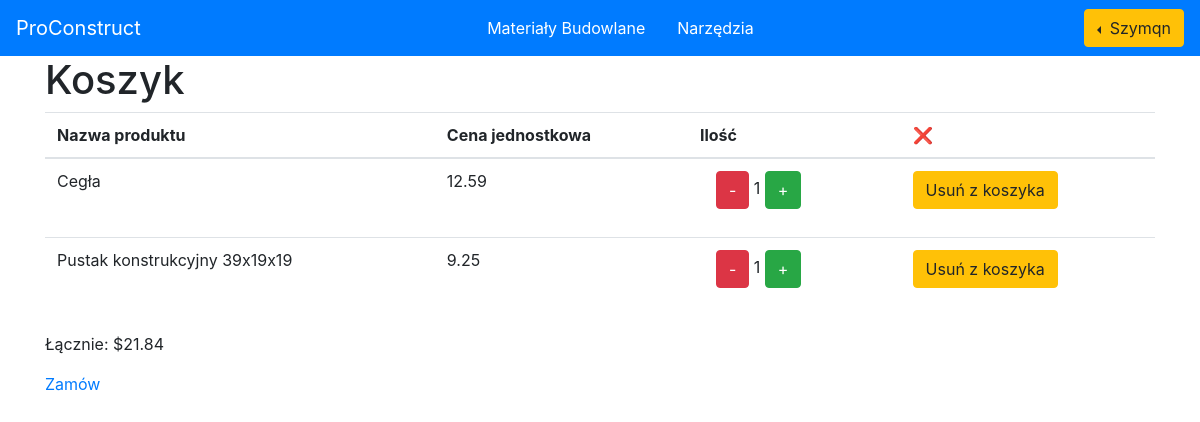
The app's page /cart/ (signed in), older data.
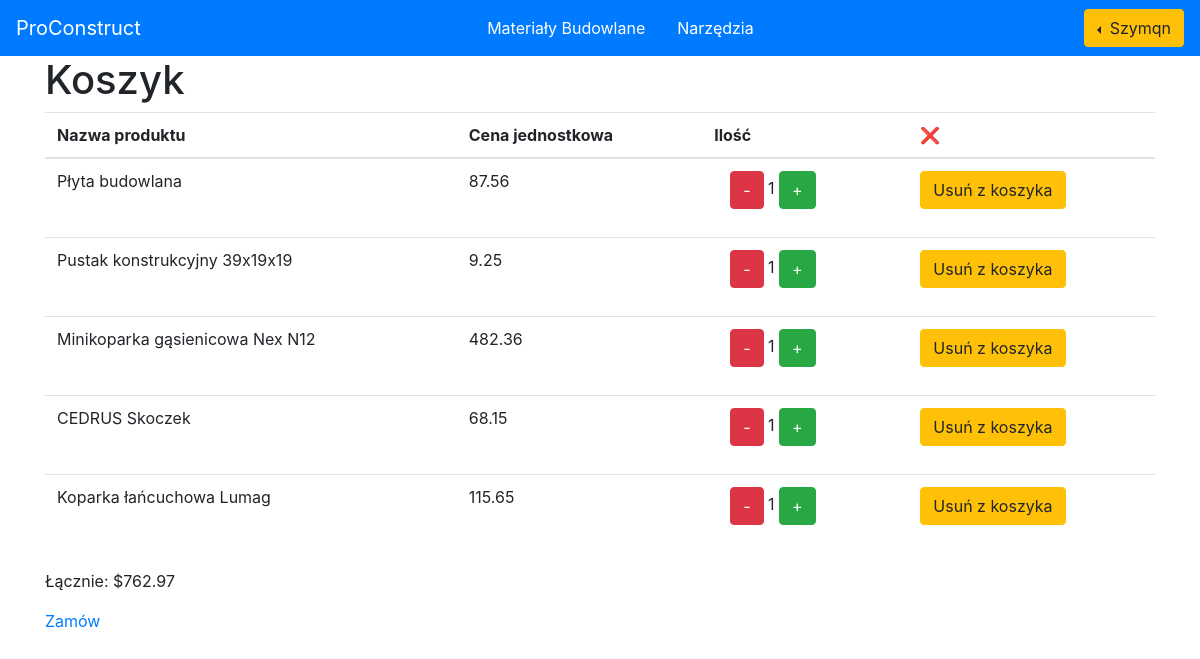
The same page, newer data.
### users/models.py (models this page shows, shortened)
class CustomUser(AbstractUser):
    email = models.EmailField(_('email address'), unique=True)
    USERNAME_FIELD = 'email'
    REQUIRED_FIELDS = ('username',)
    objects = CustomUserManager()

### base/models.py (models this page shows, shortened)
class CartItem(models.Model):
    cart = models.ForeignKey('Cart', on_delete=models.CASCADE, null=True, blank=True)
    product = models.ForeignKey(Product, on_delete=models.CASCADE, null=True, blank=True)
    equipment = models.ForeignKey(Equipment, on_delete=models.CASCADE, null=True, blank=True)
    product_quantity = models.PositiveIntegerField(default=1)
    equipment_quantity = models.PositiveIntegerField(default=1)

class Product(models.Model):
    name = models.CharField(max_length=100)
    description = models.TextField()
    price = models.DecimalField(max_digits=10, decimal_places=2)
    image = models.URLField()
    quantity = models.PositiveIntegerField(default=0)

class Equipment(models.Model):
    name = models.CharField(max_length=100)
    description = models.TextField()
    price = models.DecimalField(max_digits=10, decimal_places=2)
    image = models.URLField()
    quantity = models.PositiveIntegerField(default=0)

### base/views.py (the view)
# urls.py: path('cart/', views.view_cart, name='cart'),
@login_required()
def view_cart(request):
    cart_items, total_amount = calculate_total_amount(request)
    return render(request, 'base/cart.html', {'cart_items': cart_items, 'total_amount': total_amount})

### base/views.py (called while the page is built)
def calculate_total_amount(request):
    cart = request.user.cart
    cart_items = CartItem.objects.filter(cart=cart)
    product_total = cart_items.filter(product__isnull=False).aggregate(
        total=Sum(F('product__price') * F('product_quantity')))['total'] or 0
    equipment_total = cart_items.filter(equipment__isnull=False).aggregate(
        total=Sum(F('equipment__price') * F('equipment_quantity')))['total'] or 0
    return cart_items, round(product_total + equipment_total, 2)

### templates/base/cart.html (shortened to what this page needs)
{% include 'base/navbar.html' %}
{% load static %}
{% block content %}
<div class="container">
    <div class="cart-header">
        <h1>Koszyk</h1>
    </div>
        <table class="table">
            <thead>
                <tr>
                    <th scope="col">Nazwa produktu</th>
                    <th scope="col">Cena jednostkowa</th>
                    <th scope="col">Ilość</th>
                    <th scope="col">❌</th>
                </tr>
            </thead>
            <tbody>
             {% for item in cart_items %}
                <tr>
                {% if item.product %}
                    <td>{{ item.product.name }}</td>
                    <td>{{ item.product.price }}</td>
                    <td>
                    <button class="btn btn-danger" style="margin-left: 1rem;" onclick="updateQuantity('{{ item.id }}', 'decrement', 'product')">-</button>
                    <span id="product-quantity-{{ item.id }}">{{ item.product_quantity }}</span>
                    <button class="btn btn-success" style="margin-right: 1rem;" onclick="updateQuantity('{{ item.id }}', 'increment', 'product')">+</button>
                    </td>
                    <td>
                         <form action="{% if item.product.id %}{% url 'remove-product-from-cart' item.product.id %}{% endif %}" method="post">
                            <button class="btn btn-warning" type="submit">Usuń z koszyka</button>
                         </form>
                    </td>
                {%  elif item.equipment %}
                    <td>{{ item.equipment.name }}</td>
                    <td>{{ item.equipment.price }}</td>
                    <td>
                    <button class="btn btn-danger" style="margin-left: 1rem;" onclick="updateQuantity('{{ item.id }}', 'decrement', 'equipment')">-</button>
                    <span id="equipment-quantity-{{ item.id }}">{{ item.equipment_quantity }}</span>
                    <button class="btn btn-success" style="margin-right: 1rem;" onclick="updateQuantity('{{ item.id }}', 'increment', 'equipment')">+</button>
                    </td>
                    <td>
                         <form action="{% if item.equipment.id %}{% url 'remove-equipment-from-cart' item.equipment.id %}{% endif %}" method="post">
                            <button class="btn btn-warning" type="submit">Usuń z koszyka</button>
                         </form>
                    </td>
                {% endif %}
                </tr>
             {% endfor %}
            </tbody>
        </table>
    <div class="cart-total">
        <p>Łącznie: $<span id="total-amount">{{ total_amount }}</span></p>
    </div>
    <a class="checkout-button" href="{% url 'checkout' %}">Zamów</a>
</div>
{% endblock %}

### templates/base/navbar.html (shortened to what this page needs)
<link rel="stylesheet" href="https://cdn.jsdelivr.net/npm/bootstrap@4.4.1/dist/css/bootstrap.min.css">
<nav class="navbar navbar-dark sticky-top bg-primary">
    <a class="navbar-brand" href="/">ProConstruct</a>
    <ul class="nav justify-content">
        <li class="nav-item">
            <a class="nav-link" style="color: white; " href="{% url 'product-list' %}">Materiały Budowlane</a>
        </li>
        <li>
            <a class="nav-link" style="color: white;" href="{% url 'equipment-list' %}">Narzędzia</a>
        </li>
    </ul>
    {% if request.user.is_authenticated %}
        <div class="dropleft">
            <button class="btn btn-warning dropdown-toggle" type="button" id="dropdownMenuButton" data-toggle="dropdown" aria-haspopup="true" aria-expanded="false">
                {{ request.user.username }}
            </button>
        </div>
    {% endif %}
</nav>

Row changes from the older to the newer data that the page shows:
removed CartItem: product.name "Cegła", product.price "12.59", product_quantity "1"
added CartItem: product.name "Płyta budowlana", product.price "87.56", product_quantity "1"
added CartItem: equipment.name "Minikoparka gąsienicowa Nex N12", equipment.price "482.36", equipment_quantity "1"
added CartItem: equipment.name "CEDRUS Skoczek", equipment.price "68.15", equipment_quantity "1"
added CartItem: equipment.name "Koparka łańcuchowa Lumag", equipment.price "115.65", equipment_quantity "1"
Text that changed along with them:
{{ total_amount }}: "21.84" → "762.97"
